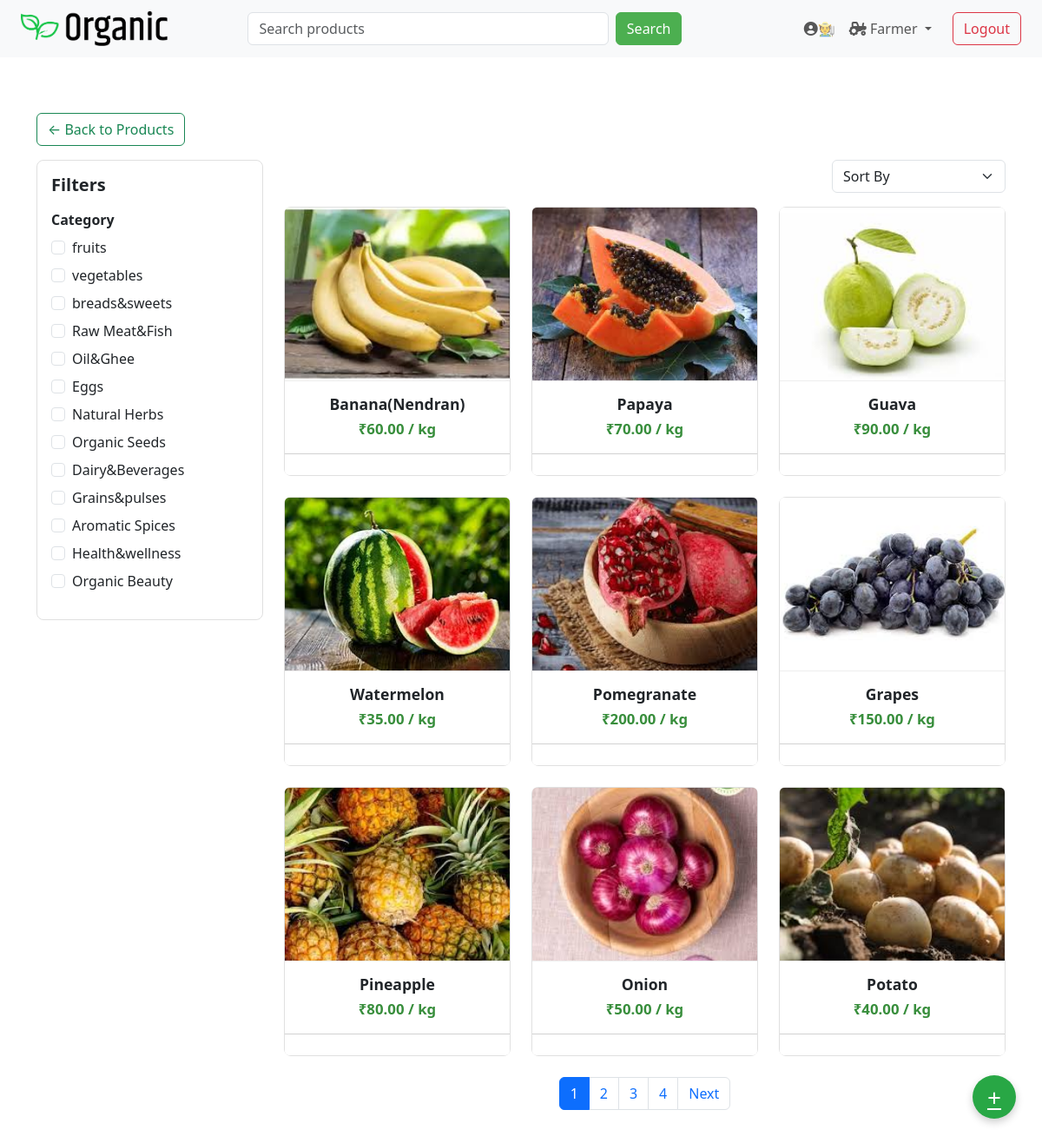
The page /products/ (signed in) on the database its author committed.
### home/models.py (models this page shows, shortened)
class Category(models.Model):
    name = models.CharField(max_length=100)
    image = models.ImageField(upload_to='categoryimages/', null=True, blank=True)

class Product(models.Model):
    UNIT_CHOICES = [
        ('kg', 'Kilogram'),
        ('g', 'Gram'),
        ('l', 'Litre'),
        ('ml', 'Millilitre'),
        ('pcs', 'Pieces'),
        ('bottle', 'Bottle'),
        ('packet', 'Packet'),
    ]
    name = models.CharField(max_length=30)
    price = models.DecimalField(max_digits=8, decimal_places=2)
    details = models.TextField()
    image = models.ImageField(upload_to='products/', null=True, blank=True)
    ctgry = models.ForeignKey('Category', on_delete=models.CASCADE, null=True, blank=True)
    user = models.ForeignKey(User, on_delete=models.CASCADE)  # Seller
    created_at = models.DateTimeField(auto_now_add=True)
    unit = models.CharField(max_length=10, choices=UNIT_CHOICES, default='kg')
    stock = models.PositiveIntegerField(default=0)

### home/views.py (the view)
# urls.py: path('products/',productsfn),
@login_required
def productsfn(request):
    categories = Category.objects.all()
    search_query = request.GET.get('q', '')
    selected_category = request.GET.get('category')
    sort_by = request.GET.get('sort')
    all_products = Product.objects.all()
    if hasattr(request.user, 'userprofile') and request.user.userprofile.role == 'farmer':
        all_products = all_products.filter(user=request.user)
    if search_query:
        all_products = all_products.filter(name__icontains=search_query)
    if selected_category:
        all_products = all_products.filter(ctgry_id=selected_category)
    if sort_by == 'low':
        all_products = all_products.order_by('price')
    elif sort_by == 'high':
        all_products = all_products.order_by('-price')
    paginator = Paginator(all_products, 9)
    page = request.GET.get('page')
    paginated_products = paginator.get_page(page)
    return render(request, 'products.html', {
        'products': paginated_products,
        'categories': categories,
        'selected_category': selected_category,
        'search_query': search_query,
        'sort_by': sort_by,
    })

### home/templates/products.html (shortened to what this page needs)
{% extends 'base.html' %}
{% load static %}
{% block content %}
<div class="container mt-4">
    <a href="/products/" class="btn btn-outline-success my-3">← Back to Products</a>
    <div class="row">
        <div class="col-md-3 mb-4">
            <div class="sidebar">
                <h5>Filters</h5>
                <form method="GET">
                    <div class="mb-3">
                        <label class="form-label fw-semibold">Category</label>
                        {% for cat in categories %}
                        <div class="form-check">
                            <input class="form-check-input" type="checkbox" name="category" value="{{ cat.id }}"
                                   onchange="this.form.submit()">
                            <label class="form-check-label">{{ cat.name }}</label>
                        </div>
                        {% endfor %}
                    </div>
                </form>
            </div>
        </div>
        <div class="col-md-9">
            <div class="d-flex justify-content-end mb-3">
                <form method="GET" class="d-flex gap-2 w-100 justify-content-end">
                    <select name="sort" class="form-select" style="max-width: 200px;" onchange="this.form.submit()">
                        <option value="">Sort By</option>
                    </select>
                </form>
            </div>
            <div class="row g-4">
                {% for product in products %}
                <div class="col-md-4 col-sm-6 d-flex">
                    <div class="card product-card w-100">
                        <a href="/viewproduct/{{ product.id }}/">
                            {% if product.image %}
                                <img src="{{ product.image.url }}" class="card-img-top product-img" alt="{{ product.name }}">
                            {% else %}
                                <img src="{% static 'images/placeholder.png' %}" class="card-img-top product-img" alt="No Image">
                            {% endif %}
                        </a>
                        <div class="card-body">
                            <h5 class="card-title">{{ product.name }}</h5>
                            <p class="card-text">₹{{ product.price }} / {{ product.unit }}</p>
                        </div>
                        <div class="card-footer">
                        </div>
                    </div>
                </div>
                {% empty %}
                <div class="col-12 text-center">
                    <div class="alert alert-warning">No products found.</div>
                </div>
                {% endfor %}
            </div>
            {% if products.has_other_pages %}
            <div class="mt-4 d-flex justify-content-center">
                <ul class="pagination">
                    {% for num in products.paginator.page_range %}
                        {% if products.number == num %}
                            <li class="page-item active"><span class="page-link">{{ num }}</span></li>
                        {% else %}
                            <li class="page-item">
                                <a class="page-link" href="?page={{ num }}&search={{ request.GET.search }}&category={{ request.GET.category }}&sort={{ request.GET.sort }}">{{ num }}</a>
                            </li>
                        {% endif %}
                    {% endfor %}
                    {% if products.has_next %}
                        <li class="page-item">
                            <a class="page-link" href="?page={{ products.next_page_number }}&search={{ request.GET.search }}&category={{ request.GET.category }}&sort={{ request.GET.sort }}">Next</a>
                        </li>
                    {% endif %}
                </ul>
            </div>
            {% endif %}
        </div>
    </div>
</div>
{% if user.is_authenticated and user.userprofile.role == 'farmer' %}
<a href="/addproduct/" class="add-product-btn-floating">+</a>
{% endif %}
{% endblock %}

### home/templates/products.html (style rules this page uses)
.product-card { border: 1px solid #e0e0e0; border-radius: 8px; transition: all 0.3s ease; height: 100%; display: flex; flex-direction: column; }
.product-img { height: 200px; object-fit: cover; border-bottom: 1px solid #eee; }
.card-body { flex: 1; padding: 1rem; text-align: center; }
.card-title { font-size: 1.1rem; font-weight: 600; margin-bottom: 0.3rem; text-transform: capitalize; }
.card-text { color: #388e3c; font-weight: bold; font-size: 1.05rem; }
.card-footer { background-color: white; padding: 0.75rem; }
.sidebar { border: 1px solid #e0e0e0; border-radius: 8px; padding: 1rem; background: #fff; }
.sidebar h5 { margin-bottom: 1rem; font-weight: bold; }
.form-check { margin-bottom: 0.5rem; }
.add-product-btn-floating { position: fixed; bottom: 30px; right: 30px; background-color: #28a745; color: white; border-radius: 50%; width: 50px; height: 50px; font-size: 28px; text-align: center; line-height: 50px; box-shadow: 0 4px 10px rgba(0,0,0,0.2); transition: transform 0.3s ease; z-index: 1000; }

### rows shown on the page
Category: name "fruits"
Category: name "vegetables"
Category: name "breads&sweets"
Category: name "Raw Meat&Fish"
Category: name "Oil&Ghee"
Category: name "Eggs"
Category: name "Natural Herbs"
Category: name "Organic Seeds"
Category: name "Dairy&Beverages"
Category: name "Grains&pulses"
Category: name "Aromatic Spices"
Category: name "Health&wellness"
Category: name "Organic Beauty"
Product: image (picture), name "Banana(Nendran)", price "60.00", unit "kg"
Product: image (picture), name "Papaya", price "70.00", unit "kg"
Product: image (picture), name "Guava", price "90.00", unit "kg"
Product: image (picture), name "Watermelon", price "35.00", unit "kg"
Product: image (picture), name "Pomegranate", price "200.00", unit "kg"
Product: image (picture), name "Grapes", price "150.00", unit "kg"
Product: image (picture), name "Pineapple", price "80.00", unit "kg"
Product: image (picture), name "Onion", price "50.00", unit "kg"
Product: image (picture), name "Potato", price "40.00", unit "kg"

### other values the page prints
{{ num }} "1"
{{ num }} "2" "3" "4"
